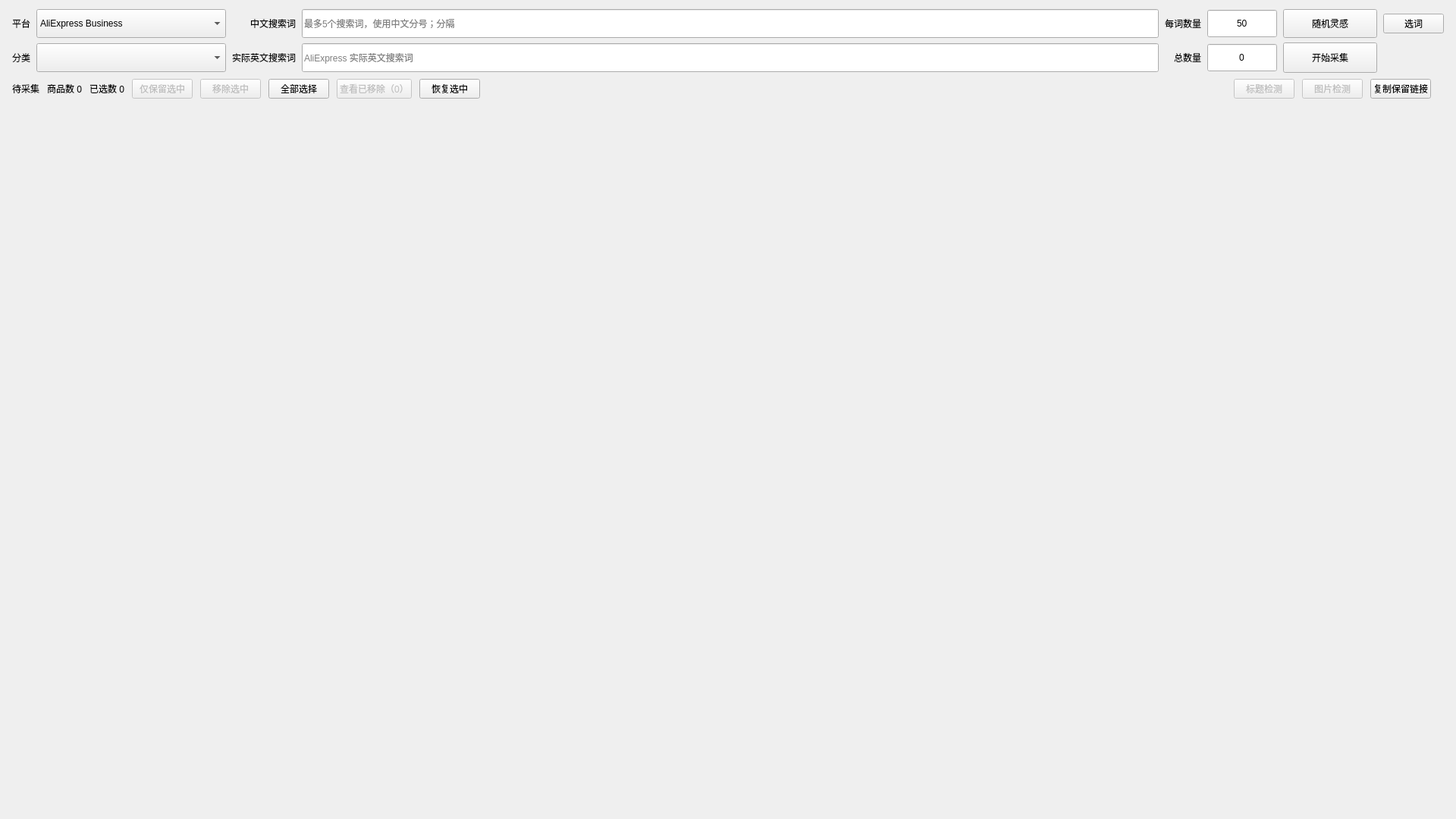
<?xml version="1.0" encoding="UTF-8"?>
<ui version="4.0">
 <class>ProductCollectionForm</class>
 <widget class="QWidget" name="formWidget">
  <property name="geometry"><rect><x>0</x><y>0</y><width>1920</width><height>1080</height></rect></property>
  <property name="minimumSize"><size><width>1180</width><height>720</height></size></property>
  <layout class="QVBoxLayout" name="rootLayout">
   <property name="leftMargin"><number>16</number></property><property name="topMargin"><number>12</number></property><property name="rightMargin"><number>16</number></property><property name="bottomMargin"><number>12</number></property><property name="spacing"><number>8</number></property>
   <item>
    <layout class="QGridLayout" name="searchControlGrid">
     <property name="horizontalSpacing"><number>8</number></property><property name="verticalSpacing"><number>6</number></property><property name="columnStretch"><string>0,0,0,1,0,0,0</string></property>
     <item row="0" column="0"><widget class="QLabel" name="lblPlatformLabel"><property name="text"><string>平台</string></property><property name="alignment"><set>Qt::AlignVCenter|Qt::AlignRight</set></property></widget></item>
     <item row="0" column="1"><widget class="QComboBox" name="cmbPlatform"><property name="minimumSize"><size><width>250</width><height>38</height></size></property><item><property name="text"><string>AliExpress Business</string></property></item><item><property name="text"><string>1688（暂未接入）</string></property></item><item><property name="text"><string>Amazon（暂未接入）</string></property></item><item><property name="text"><string>SHEIN/TikTok（暂未接入）</string></property></item></widget></item>
     <item row="1" column="0"><widget class="QLabel" name="lblCategoryLabel"><property name="text"><string>分类</string></property><property name="alignment"><set>Qt::AlignVCenter|Qt::AlignRight</set></property></widget></item>
     <item row="1" column="1"><widget class="QComboBox" name="cmbCategory"><property name="minimumSize"><size><width>250</width><height>38</height></size></property><property name="toolTip"><string>分类与搜索词选择入口</string></property></widget></item>
     <item row="0" column="2"><widget class="QLabel" name="lblKeywordLabel"><property name="text"><string>中文搜索词</string></property><property name="alignment"><set>Qt::AlignVCenter|Qt::AlignRight</set></property></widget></item>
     <item row="0" column="3"><widget class="QLineEdit" name="txtKeywordCN"><property name="sizePolicy"><sizepolicy hsizetype="Expanding" vsizetype="Fixed"><horstretch>1</horstretch><verstretch>0</verstretch></sizepolicy></property><property name="minimumSize"><size><width>760</width><height>38</height></size></property><property name="placeholderText"><string>最多5个搜索词，使用中文分号；分隔</string></property></widget></item>
     <item row="1" column="2"><widget class="QLabel" name="lblEnglishKeywordLabel"><property name="text"><string>实际英文搜索词</string></property><property name="alignment"><set>Qt::AlignVCenter|Qt::AlignRight</set></property></widget></item>
     <item row="1" column="3"><widget class="QLineEdit" name="txtKeywordEN"><property name="sizePolicy"><sizepolicy hsizetype="Expanding" vsizetype="Fixed"><horstretch>1</horstretch><verstretch>0</verstretch></sizepolicy></property><property name="minimumSize"><size><width>760</width><height>38</height></size></property><property name="readOnly"><bool>true</bool></property><property name="placeholderText"><string>AliExpress 实际英文搜索词</string></property></widget></item>
     <item row="0" column="4"><widget class="QLabel" name="lblPerKeywordLabel"><property name="text"><string>每词数量</string></property><property name="alignment"><set>Qt::AlignVCenter|Qt::AlignRight</set></property></widget></item>
     <item row="0" column="5"><widget class="QSpinBox" name="spinPerKeyword"><property name="minimumSize"><size><width>92</width><height>38</height></size></property><property name="minimum"><number>1</number></property><property name="maximum"><number>160</number></property><property name="singleStep"><number>10</number></property><property name="value"><number>50</number></property><property name="buttonSymbols"><enum>QAbstractSpinBox::NoButtons</enum></property><property name="alignment"><set>Qt::AlignCenter</set></property></widget></item>
     <item row="1" column="4"><widget class="QLabel" name="lblTargetLabel"><property name="text"><string>总数量</string></property><property name="alignment"><set>Qt::AlignVCenter|Qt::AlignRight</set></property></widget></item>
     <item row="1" column="5"><widget class="QSpinBox" name="spinTarget"><property name="minimumSize"><size><width>92</width><height>38</height></size></property><property name="minimum"><number>0</number></property><property name="maximum"><number>1000000</number></property><property name="buttonSymbols"><enum>QAbstractSpinBox::NoButtons</enum></property><property name="alignment"><set>Qt::AlignCenter</set></property></widget></item>
     <item row="0" column="6"><widget class="QPushButton" name="btnRandomIdea"><property name="minimumSize"><size><width>124</width><height>38</height></size></property><property name="text"><string>随机灵感</string></property></widget></item>
     <item row="1" column="6"><widget class="QPushButton" name="btnCollect"><property name="minimumSize"><size><width>124</width><height>40</height></size></property><property name="text"><string>开始采集</string></property><property name="primary" stdset="0"><bool>true</bool></property></widget></item>
     <item row="0" column="7"><widget class="QPushButton" name="btnSelectKeywords"><property name="visible"><bool>false</bool></property><property name="text"><string>选词</string></property></widget></item>
    </layout>
   </item>
   <item>
    <layout class="QHBoxLayout" name="statusActionRow"><property name="spacing"><number>10</number></property>
     <item><widget class="QLabel" name="lblStatus"><property name="text"><string>待采集</string></property></widget></item><item><widget class="QLabel" name="lblTotal"><property name="text"><string>商品数 0</string></property></widget></item><item><widget class="QLabel" name="lblSelected"><property name="text"><string>已选数 0</string></property></widget></item>
     <item><widget class="QPushButton" name="btnKeepOnlySelected"><property name="enabled"><bool>false</bool></property><property name="text"><string>仅保留选中</string></property></widget></item><item><widget class="QPushButton" name="btnRemoveSelected"><property name="enabled"><bool>false</bool></property><property name="text"><string>移除选中</string></property></widget></item><item><widget class="QPushButton" name="btnSelectAll"><property name="text"><string>全部选择</string></property></widget></item><item><widget class="QPushButton" name="btnViewRemoved"><property name="enabled"><bool>false</bool></property><property name="text"><string>查看已移除（0）</string></property></widget></item><item><widget class="QPushButton" name="btnRestoreSelected"><property name="visible"><bool>false</bool></property><property name="text"><string>恢复选中</string></property></widget></item>
     <item><spacer name="statusSpacer"><property name="orientation"><enum>Qt::Horizontal</enum></property><property name="sizeHint" stdset="0"><size><width>20</width><height>20</height></size></property></spacer></item>
     <item><widget class="QPushButton" name="btnTitleCheck"><property name="enabled"><bool>false</bool></property><property name="text"><string>标题检测</string></property></widget></item><item><widget class="QPushButton" name="btnInfringementCheck"><property name="enabled"><bool>false</bool></property><property name="text"><string>图片检测</string></property></widget></item><item><widget class="QPushButton" name="btnCopyLinks"><property name="text"><string>复制保留链接</string></property></widget></item>
     <item><widget class="QLabel" name="lblSampling"><property name="visible"><bool>false</bool></property><property name="text"><string/></property></widget></item>
    </layout>
   </item>
   <item><widget class="QScrollArea" name="scrollProducts"><property name="sizePolicy"><sizepolicy hsizetype="Expanding" vsizetype="Expanding"><horstretch>0</horstretch><verstretch>1</verstretch></sizepolicy></property><property name="widgetResizable"><bool>true</bool></property><property name="frameShape"><enum>QFrame::NoFrame</enum></property><widget class="QWidget" name="productGridHost"><property name="geometry"><rect><x>0</x><y>0</y><width>1880</width><height>900</height></rect></property></widget></widget></item>
  </layout>
 </widget>
 <resources/><connections/>
</ui>
